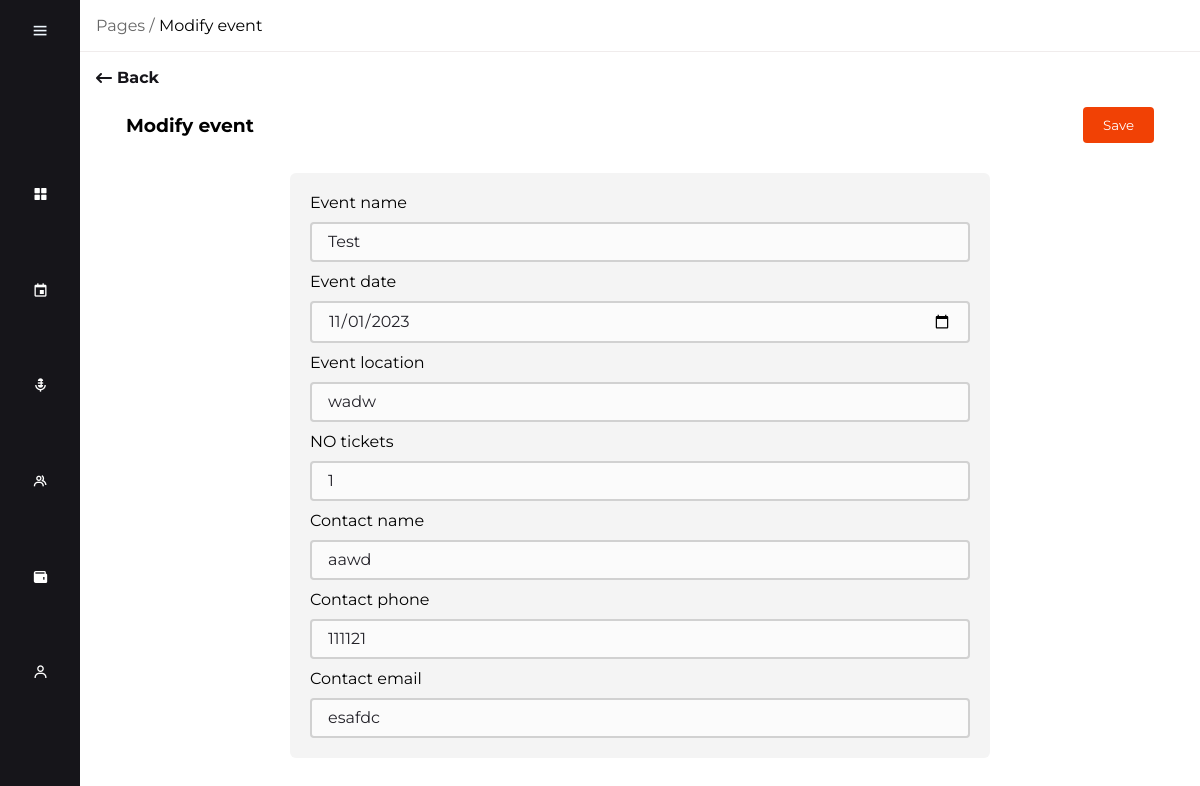
The app's page /adminDashboard/public/events/events-modify.php?ID=1 (signed in) with its own data.
### tables this page shows
CREATE TABLE `event` (
                         `ID` int(11) NOT NULL,
                         `Name` varchar(255) DEFAULT NULL,
                         `Date` date DEFAULT NULL,
                         `Location` varchar(255) DEFAULT NULL,
                         `Tickets` int(11) DEFAULT NULL,
                         `ContactName` varchar(255) DEFAULT NULL,
                         `ContactPhone` varchar(255) DEFAULT NULL,
                         `ContactEmail` varchar(255) DEFAULT NULL
);

### adminDashboard/public/events/events-modify.php (the view, shortened to what this page needs)
<?php
    include("../../src/conectare.php");
?>
<!DOCTYPE html>
<html lang="en">
<head>
    <link rel="stylesheet" href="../../assets/css/style.css">
    <link rel="stylesheet" href="../../assets/css/pages.css">
    <link rel="stylesheet" href="../../assets/css/medias.css">
    <link rel="stylesheet" href="../../assets/css/add-pages.css">
    <link href='https://unpkg.com/boxicons@2.1.4/css/boxicons.min.css' rel='stylesheet'>
</head>
<body>
    <nav class="sidebar">
        <div class="top">
            <i class="bx bx-menu" id="btn"></i>
        </div>
        <div class="bottom">
        <ul class="nav-list">
                <li>
                    <a href="../index.php">
                        <i class="bx bxs-grid-alt"></i>
                    </a>
                </li>
                <li>
                    <a href="events.php">
                        <i class="bx bx-calendar-event"></i>
                    </a>
                </li>
                <li>
                    <a href="../speakers/speakers.php">
                        <i class="bx bxs-microphone-alt"></i>
                    </a>
                </li>
                <li>
                    <a href="../partners/partners.php">
                        <i class="bx bx-group"></i>
                    </a>
                </li>
                <li>
                    <a href="../sponsors/sponsors.php">
                        <i class="bx bxs-wallet"></i>
                    </a>
                </li>
                <li>
                    <a href="../users/users.php">
                        <i class='bx bx-user'></i>
                    </a>
                </li>
            </ul>
        </div>
    </nav>
    <div class="main-content">
        <div class="container-path">
            <p><span class="container-path-pages">Pages /</span> Modify event</p>
        </div>
        <div class="container-main">
            <a href="events.php" class="back-button">
                <i class="fa-solid fa-arrow-left-long"></i>
                <h4>Back</h4>
            </a>
            <div class="form-wrapper">
                <header class="form-header">
                    <h3>Modify event</h3>
                    <button class="add-button" type="submit" name="submit" form="myForm">
                        Save
                    </button>
                </header>
                <div class="form-body">
                    <form id="myForm" class="form" action="" method="POST">
                        <?php
                            if ($_GET['ID'] != '')
                            {
                                ?>
                                <?php
                                    if ($result = $mysqli->query("SELECT * FROM event where ID = '" . $_GET['ID'] . "'"))
                                    {
                                        if ($result->num_rows > 0)
                                        {
                                            $row = $result->fetch_object();
                                            ?>
                                                <div class="event-information label">
                                                    <label>Event name</label>
                                                        <input type="text" name="Name" placeholder="Type event name" required value="<?php echo $row->Name;?>">
                                                    <label>Event date</label>
                                                            <input type="date" name="Date" placeholder="Type event date" required value="<?php echo $row->Date;?>">
                                                    <label>Event location</label>
                                                        <input type="text" name="Location" placeholder="Type event location" required value="<?php echo $row->Location;?>">
                                                    <label>NO tickets</label>
                                                        <input type="number" name="Tickets" placeholder="Type number of tickets" required value="<?php echo $row->Tickets;?>">
                                                    <label>Contact name</label>
                                                        <input type="text" name="ContactName" placeholder="Type contact name" required value="<?php echo $row->ContactName;?>">
                                                    <label>Contact phone</label>
                                                            <input type="tel" name="ContactPhone" placeholder="Type contact phone" required value="<?php echo $row->ContactPhone;?>">
                                                    <label>Contact email</label>
                                                        <input type="email" name="ContactEmail" placeholder="Type contact email" required value="<?php echo $row->ContactEmail;?>">
                                                </div>
                                                <?php
                                        }
                                    }
                                }
                                ?>
                    </form>
                </div>
        </div>
    </div>
</body>
</html>

### adminDashboard/assets/css/style.css (style rules this page uses)
:root { --background-main: #fff; --background-secondary: #16151A; --background-third: #F4F4F4; --main-color: #F14105; --secondary-color: #676767; --main-color-desarutated: #F2DCDF; --main-color-saturated: #d83b06; --table-color: #d1d1d1; }
* { margin: 0; padding: 0; box-sizing: border-box; font-family: 'Montserrat', sans-serif; }
.sidebar { position: fixed; top: 0; left: 0; height: 100vh; width: 80px; background-color: #16151A; padding: 0.4rem 0.8rem; transition: all 0.5s ease; }
.sidebar #btn { position: absolute; color: aliceblue; top: 0.4rem; left: 50%; font-size: 1.2rem; line-height: 50px; transform: translateX(-50%); cursor: pointer; }
.sidebar ul li, .admin { position: relative; list-style-type: none; height: 50px; width: 90%; margin: 0.8rem auto; line-height: 50px; }
.sidebar ul li a, .sidebar .admin a { color: white; display: flex; align-items: center; text-decoration: none; border-radius: 0.4rem; }
.sidebar ul li a i, .sidebar .admin a i { min-width: 50px; text-align: center; height: 50px; border-radius: 12px; line-height: 50px; }
.main-content { position: relative; background-color: white; min-height: 100vh; top: 0; left: 80px; transition: all 0.5s ease; width: calc(100% - 80px); }
.bottom { display: flex; flex-direction: column; gap: 8rem; }
.nav-list, .admin { display: flex; flex-direction: column; gap: 20px; }
.container-path { border-bottom: 1px solid #f0ecec; padding: 1rem; }
.container-path-pages { color: #676767; }
.container-main { padding: 1rem; }

### adminDashboard/assets/css/pages.css (style rules this page uses)
.add-button { background-color: var(--main-color); border: none; border-radius: 4px; padding: 10px 20px; color: white; cursor: pointer; }

### adminDashboard/assets/css/add-pages.css (style rules this page uses)
.form-wrapper { padding: 0 30px; }
.back-button { display: flex; flex-direction: row; align-items: center; gap: 5px; text-decoration: none; margin-bottom: 20px; color: var(--background-secondary); }
.form-header { display: flex; justify-content: space-between; align-items: center; margin-bottom: 30px; }
.add-button { background-color: var(--main-color); border: none; border-radius: 4px; padding: 10px 20px; color: white; cursor: pointer; }
.form-body { background: var(--background-third); border-radius: 6px; padding: 20px; width: 700px; margin: auto; }
form { display: flex; flex-direction: column; gap: 40px; }
.label { display: flex; flex-direction: column; gap: 10px; }
.label input, .label select { width: 100%; color: rgb(36, 35, 42); font-size: 16px; line-height: 20px; min-height: 28px; border-radius: 4px; padding: 8px 16px; border: 2px solid var(--table-color); background: rgb(251, 251, 251); transition: all 0.1s ease 0s; }

### records on screen
event: Name "Test", Date "11/01/2023", Location "wadw", Tickets "1", ContactName "aawd", ContactPhone "111121", ContactEmail "esafdc"
